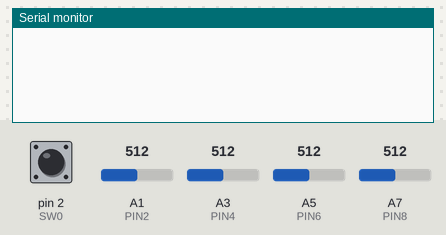
A sketch run on a simulated Arduino Uno, built with avr-gcc and run on an emulated ATmega328P. On the bench: the last lines printed to the serial monitor. The inputs (shaded band) are chosen by the test bench; at power-on: A1 (PIN2) = 512, A5 (PIN6) = 512, pin 2 (SW0) HIGH, A3 (PIN4) = 512, A7 (PIN8) = 512.

Above: at 4.2 s.
4.3 s: A1 (PIN2) set to 992
At 5.6 s:
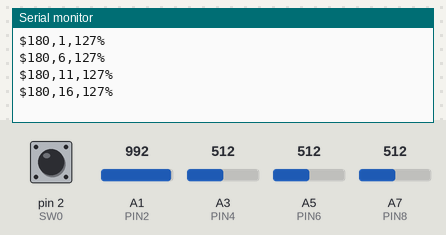
5.9 s: A5 (PIN6) set to 992
At 7.3 s:
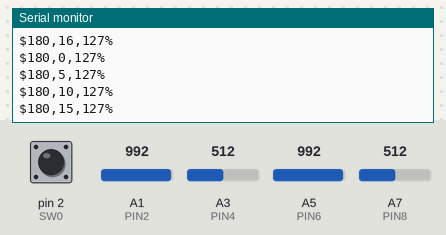
Timing chart, 0 to 8.9 s (numbered marks = the images above; inputs shaded):
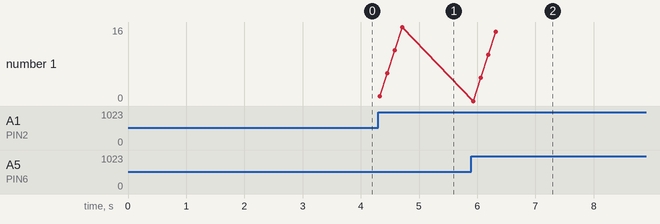

Measured:
- after the input at 4.3 s, the serial monitor: prints a new line at once (image 1)
- after the input at 5.9 s, the serial monitor: prints a new line at once (image 2)
- plotted number 1: 16 → 15 after the input at 5.9 s

The sketch:

calculator_controller.ino
```cpp
#include "assign_map.h"

#define PIN0 13
#define PIN1 14
#define PIN2 15
#define PIN3 16
#define PIN4 17
#define PIN5 18
#define PIN6 19
#define PIN7 20
#define PIN8 21

#define SW0 2
#define SW1_0 0
#define SW1_1 1

#define LOOP_DELAY 30
#define SEND_MIDI_DELAY 100

//#define _DEBUG_
//#define _COMMAND_MODE_DEBUG_

int inpins[5] = {
  PIN0,
  PIN2,
  PIN4,
  PIN6,
  PIN8
};

int outpins[4] = {
  PIN1,
  PIN3,
  PIN5,
  PIN7,
};

uint8_t switch_state[20] = {0, 0, 0, 0, 0, 0, 0, 0, 0, 0, 0, 0, 0, 0, 0, 0, 0, 0, 0, 0};

int8_t keymap[5*4] =
{
  -1, -1, -1, DECREMENT_KEY_VALUE, INCREMENT_KEY_VALUE,
  -1, 9, 6, 3, SEND_KEY_VALUE,
  -1, 8, 5, 2, 0,
  -1, 7, 4, 1, CANCEL_KEY_VALUE
};

#define THD 800

void print_inpins_all(){
  for(int i=0;i<5;i++){
//    Serial.print(digitalRead(inpins[i]));
//    Serial.print(' ');
//    Serial.print(analogRead(inpins[i]));
    if(analogRead(inpins[i]) > THD){
      Serial.print("ON ");
    }
    else{
      Serial.print("OFF");
    }
    Serial.print('(');
    Serial.print(analogRead(inpins[i]));
    Serial.print(')');
    Serial.print('\t');
  }
  Serial.println("");
}

void set_one_pin_high_other_pins_low(int pin){
  for(int i=0;i<4;i++){
    if(pin == outpins[i]){
      digitalWrite(outpins[i], HIGH);
    }
    else{
      digitalWrite(outpins[i], LOW);
    }
  }
}

void setup(){
  Serial.begin(57600);
  for(int i=0;i<5;i++){
    pinMode(inpins[i], INPUT);
  }
  for(int i=0;i<4;i++){
    pinMode(outpins[i], OUTPUT);
    digitalWrite(outpins[i], LOW);
  }
  pinMode(SW0, INPUT);
  pinMode(SW1_0, INPUT);
  pinMode(SW1_1, INPUT);
  digitalWrite(SW0, HIGH);
  digitalWrite(SW1_0, HIGH);
  digitalWrite(SW1_1, HIGH);

  delay(3000);
}

void print_SW0(){
  if(digitalRead(SW0)){
    Serial.println("SW0 : OFF");
  }
  else{
    Serial.println("SW0 : ON");
  }
}

void print_SW1(){
  if(digitalRead(SW1_0)){
    if(digitalRead(SW1_1)){
      Serial.println("SW1 : position1");
    }
    else{
      Serial.println("SW1 : position2");
    }
  }
  else{
    if(digitalRead(SW1_1)){
      Serial.println("SW1 : position4");
    }
    else{
      Serial.println("SW1 : position3");
    }
  }
}

int8_t return_pressed_button_number()
{
  for(uint8_t i=0;i<5;i++){
    if(analogRead(inpins[i]) > THD){
      return i;
    }
  }

  return -1;
}

uint8_t return_sw0_state()
{
  if(digitalRead(SW0)){
    return 1;
  }
  return 0;
}

uint8_t return_sw1_state(){
  if(digitalRead(SW1_0)){
    if(digitalRead(SW1_1)){
      return 0;
    }
    else{
      return 1;
    }
  }
  else{
    if(digitalRead(SW1_1)){
      return 3;
    }
  }
  return 2;
}

void send_midi(uint8_t sw0_state, uint8_t sw1_state, uint8_t num)
{
  if(sw0_state == 1){  // kaos pad mode
    uint8_t first_byte = 0xb4;
    uint8_t second_byte = 0x00 + sw1_state * 16 + num;
    Serial.print('$');
    Serial.print(first_byte);
    Serial.print(',');
    Serial.print(second_byte);
    Serial.print(',');
    Serial.print(127);
    Serial.println('%');
  }
  else{  // command mode
    int temp = num%100;
    uint8_t first_byte = (0xb6 + (num-temp)/100)&0xff;
    uint8_t second_byte = 0x00 + temp;
    Serial.print('$');
    Serial.print(first_byte);
    Serial.print(',');
    Serial.print(second_byte);
    Serial.print(',');
    Serial.print(127);
    Serial.println('%');
  }
  delay(SEND_MIDI_DELAY);
}

int return_keynum_if_pressed(){
  int8_t num = -1;
  int8_t res = -1;
  int8_t temp;
  for(uint8_t i=0;i<4;i++){
    set_one_pin_high_other_pins_low(outpins[i]);
    temp = return_pressed_button_number();
    #ifdef _DEBUG_
      print_inpins_all();
      Serial.print("pressed [");
      Serial.print(i);
      Serial.print(" , ");
      Serial.print(temp);
      Serial.println(" ]");
    #endif
    if(temp >= 0){
      num = temp + 5*i;
//      Serial.println(num);
      if(switch_state[num] != 1){
        res = num;
      }
    }
    #ifdef _DEBUG_
//      Serial.println("------------------------------------------------------------------------------------");
      Serial.print("switch_state = {");
      for(uint8_t i=0;i<20;i++){
        Serial.print(switch_state[i]);
        Serial.print(",");
      }
      Serial.println("}");
      Serial.println("------------------------------------------------------------------------------------");
    #endif
    for(uint8_t j=0;j<5;j++){
      switch_state[5*i+j] = 0;
    }
    if(temp >= 0 && num >= 0){
      switch_state[num] = 1;
    }
    if(res >= 0){
      return res;
    }
  }
  return res;
}

uint8_t command_buff[3] = { 0, 0, 0 };

void loop(){
  int num = return_keynum_if_pressed();
  if(num >= 0){
    #ifdef _COMMAND_MODE_DEBUG_
      Serial.print("keynum = ");
      Serial.println(num);
    #endif
    if(return_sw0_state()){  // kaos pad mode
      send_midi(return_sw0_state(), return_sw1_state(), num);
    }
    else{  // command mode
      int8_t value = keymap[num];
      #ifdef _COMMAND_MODE_DEBUG_
        Serial.print("-> key value = ");
        Serial.println(value);
      #endif
      if(value == SEND_KEY_VALUE){
        uint8_t send_num = command_buff[0] * 100 + command_buff[1] * 10 + command_buff[2];
        send_midi(return_sw0_state(), return_sw1_state(), send_num);
      }
      else if(value == CANCEL_KEY_VALUE){
        command_buff[0] = 0;
        command_buff[1] = 0;
        command_buff[2] = 0;
      }
      else if(value == INCREMENT_KEY_VALUE){
        uint8_t temp = command_buff[0] * 100 + command_buff[1] * 10 + command_buff[2];
        temp++;
        command_buff[2] = temp%10;
        temp = (temp - command_buff[2])/10;
        command_buff[1] = temp%10;
        temp = (temp - command_buff[1])/10;
        command_buff[0] = temp%10;
      }
      else if(value == DECREMENT_KEY_VALUE){
        uint8_t temp = command_buff[0] * 100 + command_buff[1] * 10 + command_buff[2];
        temp--;
        if(temp < 0){temp = 0;}
        command_buff[2] = temp%10;
        temp = (temp - command_buff[2])/10;
        command_buff[1] = temp%10;
        temp = (temp - command_buff[1])/10;
        command_buff[0] = temp%10;
      }
      else if(value >= 0){
        command_buff[0] = command_buff[1];
        command_buff[1] = command_buff[2];
        command_buff[2] = value%10;
      }
      #ifdef _COMMAND_MODE_DEBUG_
        Serial.print(command_buff[0]);
        Serial.print(command_buff[1]);
        Serial.println(command_buff[2]);
      #endif
    }
  }
//  print_SW0();
//  print_SW1();

  delay(LOOP_DELAY);
  #ifdef _DEBUG_
    delay(3000);
  #endif

}
```

assign_map.h
```cpp
#ifndef _ASSIGN_MAP_H_
#define _ASSIGN_MAP_H_

#define SEND_KEY_VALUE 10
#define CANCEL_KEY_VALUE 11
#define DECREMENT_KEY_VALUE 12
#define INCREMENT_KEY_VALUE 13


#endif
```
